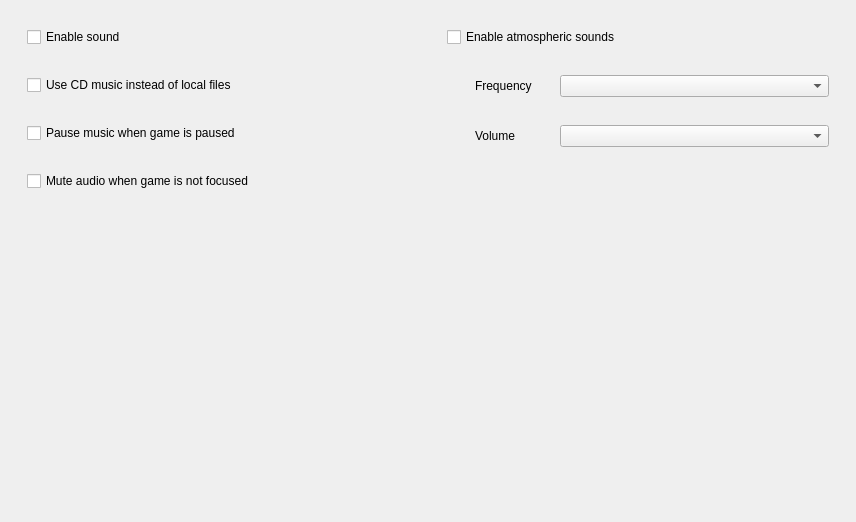
         <widget class="QWidget" name="responsive_scrollAreaWidgetContents_3">
          <property name="geometry">
           <rect>
            <x>0</x>
            <y>0</y>
            <width>856</width>
            <height>522</height>
           </rect>
          </property>
          <property name="sizePolicy">
           <sizepolicy hsizetype="Expanding" vsizetype="Expanding">
            <horstretch>1</horstretch>
            <verstretch>0</verstretch>
           </sizepolicy>
          </property>
          <layout class="QHBoxLayout" name="horizontalLayout_6" stretch="1,1">
           <item>
            <widget class="QFrame" name="frame_7">
             <property name="sizePolicy">
              <sizepolicy hsizetype="Ignored" vsizetype="Expanding">
               <horstretch>0</horstretch>
               <verstretch>0</verstretch>
              </sizepolicy>
             </property>
             <layout class="QFormLayout" name="formLayout_8">
              <property name="horizontalSpacing">
               <number>28</number>
              </property>
              <property name="verticalSpacing">
               <number>28</number>
              </property>
              <property name="leftMargin">
               <number>16</number>
              </property>
              <property name="topMargin">
               <number>16</number>
              </property>
              <property name="rightMargin">
               <number>16</number>
              </property>
              <property name="bottomMargin">
               <number>16</number>
              </property>
              <item row="4" column="0">
               <spacer name="verticalSpacer_5">
                <property name="orientation">
                 <enum>Qt::Orientation::Vertical</enum>
                </property>
                <property name="sizeHint" stdset="0">
                 <size>
                  <width>0</width>
                  <height>0</height>
                 </size>
                </property>
               </spacer>
              </item>
              <item row="3" column="0" colspan="2">
               <widget class="QCheckBox" name="checkBoxMuteAudioWhenNotFocused">
                <property name="text">
                 <string comment="Checkbox Toggle">Mute audio when game is not focused</string>
                </property>
               </widget>
              </item>
              <item row="2" column="0" colspan="2">
               <widget class="QCheckBox" name="checkBoxPauseMusicWhenPaused">
                <property name="text">
                 <string comment="Checkbox Toggle">Pause music when game is paused</string>
                </property>
               </widget>
              </item>
              <item row="1" column="0" colspan="2">
               <widget class="QCheckBox" name="checkBoxUseCDMusic">
                <property name="text">
                 <string comment="Checkbox Toggle">Use CD music instead of local files</string>
                </property>
               </widget>
              </item>
              <item row="0" column="0" colspan="2">
               <widget class="QCheckBox" name="checkBoxEnableSound">
                <property name="text">
                 <string comment="Checkbox Toggle">Enable sound</string>
                </property>
               </widget>
              </item>
             </layout>
            </widget>
           </item>
           <item>
            <widget class="QFrame" name="frame_8">
             <property name="sizePolicy">
              <sizepolicy hsizetype="Ignored" vsizetype="Expanding">
               <horstretch>0</horstretch>
               <verstretch>0</verstretch>
              </sizepolicy>
             </property>
             <layout class="QFormLayout" name="formLayout_7">
              <property name="horizontalSpacing">
               <number>28</number>
              </property>
              <property name="verticalSpacing">
               <number>28</number>
              </property>
              <property name="leftMargin">
               <number>16</number>
              </property>
              <property name="topMargin">
               <number>16</number>
              </property>
              <property name="rightMargin">
               <number>16</number>
              </property>
              <property name="bottomMargin">
               <number>16</number>
              </property>
              <item row="1" column="0">
               <widget class="QLabel" name="labelAtmoFrequency">
                <property name="text">
                 <string comment="Dropdown Title Label">Frequency</string>
                </property>
                <property name="indent">
                 <number>28</number>
                </property>
               </widget>
              </item>
              <item row="1" column="1">
               <widget class="QComboBox" name="comboBoxAtmoFrequency"/>
              </item>
              <item row="2" column="0">
               <widget class="QLabel" name="labelAtmoVolume">
                <property name="text">
                 <string comment="Dropdown Title Label">Volume</string>
                </property>
                <property name="indent">
                 <number>28</number>
                </property>
               </widget>
              </item>
              <item row="2" column="1">
               <widget class="QComboBox" name="comboBoxAtmoVolume"/>
              </item>
              <item row="3" column="0">
               <spacer name="verticalSpacer_6">
                <property name="orientation">
                 <enum>Qt::Orientation::Vertical</enum>
                </property>
                <property name="sizeHint" stdset="0">
                 <size>
                  <width>0</width>
                  <height>0</height>
                 </size>
                </property>
               </spacer>
              </item>
              <item row="0" column="0" colspan="2">
               <widget class="QCheckBox" name="checkBoxEnableAtmoSounds">
                <property name="text">
                 <string comment="Checkbox Toggle">Enable atmospheric sounds</string>
                </property>
               </widget>
              </item>
             </layout>
            </widget>
           </item>
          </layout>
         </widget>
